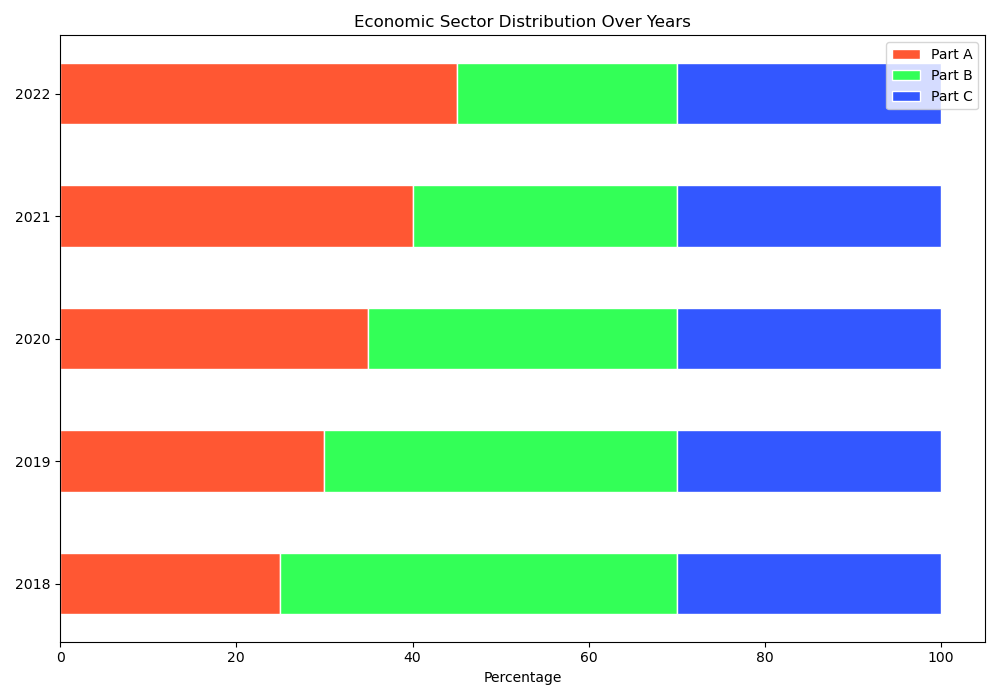

Write the Python code that produced this figure.

import matplotlib.pyplot as plt
import numpy as np

# Data
categories = ['2018', '2019', '2020', '2021', '2022']
part_a = np.array([25, 30, 35, 40, 45])
part_b = np.array([45, 40, 35, 30, 25])
part_c = np.array([30, 30, 30, 30, 30])

# Calculate percentages
total = part_a + part_b + part_c
part_a_perc = part_a / total * 100
part_b_perc = part_b / total * 100
part_c_perc = part_c / total * 100

# Plotting
fig, ax = plt.subplots(figsize=(10, 7))

bar_width = 0.5

bars1 = ax.barh(categories, part_a_perc, color='#FF5733', edgecolor='white', height=bar_width, label='Part A')
bars2 = ax.barh(categories, part_b_perc, left=part_a_perc, color='#33FF57', edgecolor='white', height=bar_width, label='Part B')
bars3 = ax.barh(categories, part_c_perc, left=part_a_perc + part_b_perc, color='#3357FF', edgecolor='white', height=bar_width, label='Part C')

# Add labels
ax.set_xlabel('Percentage')
ax.set_title('Economic Sector Distribution Over Years')
ax.legend(loc='upper right')

# Show plot
plt.tight_layout()
plt.show()
